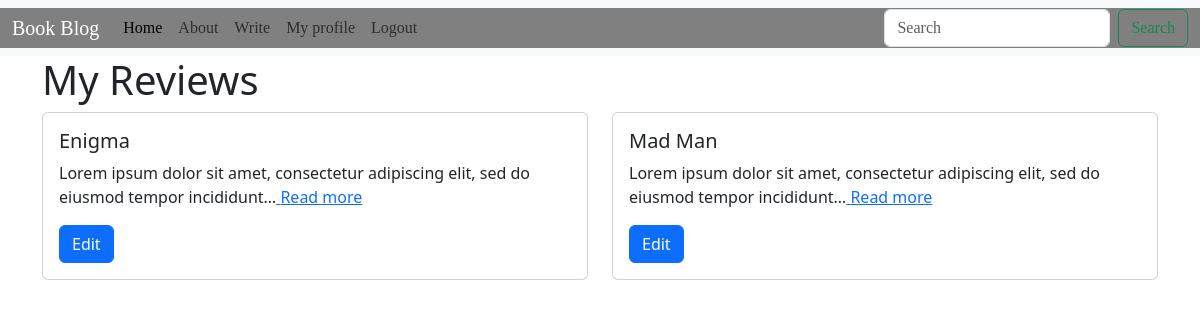
The page /posts/my-list/ (signed in) on the database its author committed.
### posts/models.py (models this page shows, shortened)
class Post(models.Model):
    book_title = models.CharField(max_length=128)
    book_author = models.CharField(max_length=128)
    body = models.TextField()
    post_author = models.ForeignKey(
        get_user_model(),
        on_delete=models.CASCADE)
    created_on = models.DateTimeField(auto_now_add=True)
    status = models.ForeignKey(
        Status,
        on_delete = models.CASCADE,
        null=True, default=None
    )

### posts/views.py (the view)
# urls.py: path("my-list/", views.MyPostListView.as_view(), name ='my_list'),
class MyPostListView(ListView):
    template_name = "posts/my_lists.html"
    model = Post
    def get_queryset(self):
        queryset = super().get_queryset()
        queryset = queryset.filter(post_author=self.request.user)
        return queryset

### templates/posts/my_lists.html (shortened to what this page needs)
{% extends 'base.html' %}
{% block content %}
<h1>My Reviews</h1>
<div class="row">
    {% for post in object_list %}
            <div class="col-sm-6 mb-3 mb-sm-0">
                <div class="card mb-5">
                    <div class="card-body">
                        <h5 class="card-title">{{ post.book_title }}</h5>
                        <p class="card-text">{{ post.body | truncatechars:90 }}<a href="{% url 'details' post.pk %}"> Read more</a></p>
                        <a href="{% url 'edit' post.pk %}" class="btn btn-primary">Edit</a>
                    </div>
                </div>
            </div>
    {% endfor %}
</div>
{% endblock %}

### rows shown on the page
Post: book_title "Enigma", body "Lorem ipsum dolor sit amet, consectetur adipiscing elit, sed do eiusmod tempor incididunt…"
Post: book_title "Mad Man", body "Lorem ipsum dolor sit amet, consectetur adipiscing elit, sed do eiusmod tempor incididunt…"
